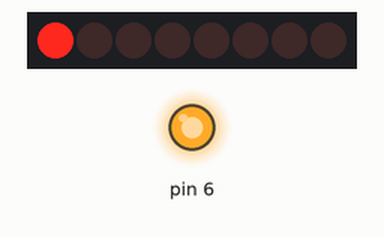
This sketch was run on a simulated Arduino Uno, built with avr-gcc and run on an emulated ATmega328P. Shown: 8 shift-register outputs drawn as a row of LEDs (first output left, lit = HIGH), output pins drawn as LEDs (lit = HIGH). Wiring (inferred from the names in the program): shift register (74HC595): data pin 13; shift clock A0; latch A1. Wiring (inferred from the signals the program sends): row of LEDs: on Q0, Q1, Q2, Q3, Q4, Q5, Q6, Q7. Pins used as bus, display or sensor lines are not drawn.

Above: at 0.6 s.
At 5.1 s:
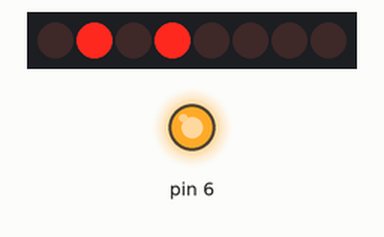
At 10.1 s:
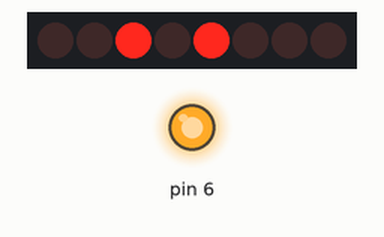
At 20.1 s:
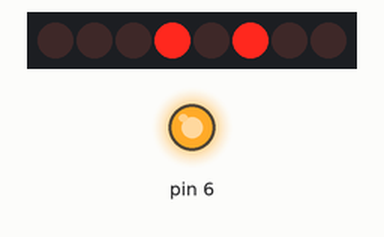
At 30.1 s:
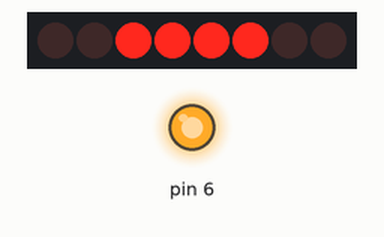
At 39.75 s:
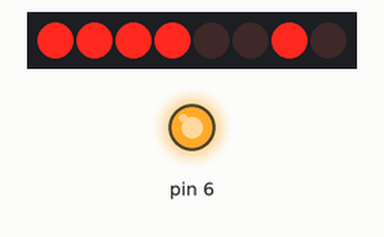
Timing chart, 0 to 40.0 s (numbered marks = the images above):
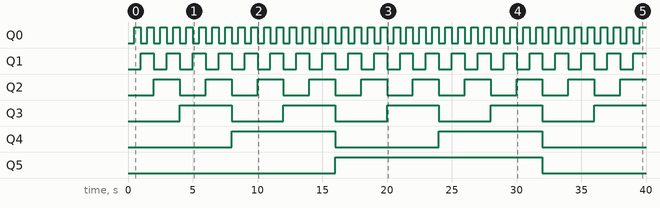

Measured:
- by itself, Q0: alternates HIGH for 0.50 s and LOW for 0.50 s
- by itself, Q1: alternates HIGH for 1.0 s and LOW for 1.0 s
- by itself, Q2: alternates HIGH for 2.0 s and LOW for 2.0 s
- by itself, Q3: alternates HIGH for 4.0 s and LOW for 4.0 s
- by itself, Q4: alternates HIGH for 8.0 s and LOW for 8.0 s
- by itself, Q5: LOW → HIGH at 16.0 s, → LOW 16.0 s later

The sketch:

Shift_Register.ino
```cpp
//**************************************************************//
//  Name    : shiftOutCode, Hello World
//  Author  : Carlyn Maw,Tom Igoe, David A. Mellis
//  Date    : 25 Oct, 2006
//  Modified: 23 Mar 2010
//  Version : 2.0
//  Notes   : Code for using a 74HC595 Shift Register           //
//          : to count from 0 to 255
//****************************************************************

//Pin connected to ST_CP of 74HC595
int latchPin = A1;
//Pin connected to SH_CP of 74HC595
int clockPin = A0;
////Pin connected to DS of 74HC595
int dataPin = 13;


void setup() {
  //set pins to output so you can control the shift register
  pinMode(latchPin, OUTPUT);
  pinMode(clockPin, OUTPUT);
  pinMode(dataPin, OUTPUT);

  pinMode(6,OUTPUT);
  digitalWrite(6,HIGH);
}

void loop() {
  // count from 0 to 255 and display the number
  // on the LEDs
  for (int numberToDisplay = 0; numberToDisplay < 256; numberToDisplay++) {
    // take the latchPin low so
    // the LEDs don't change while you're sending in bits:
    digitalWrite(latchPin, LOW);
    // shift out the bits:
    shiftOut(dataPin, clockPin, MSBFIRST, numberToDisplay);

    //take the latch pin high so the LEDs will light up:
    digitalWrite(latchPin, HIGH);
    // pause before next value:
    delay(500);
  }
}
```
